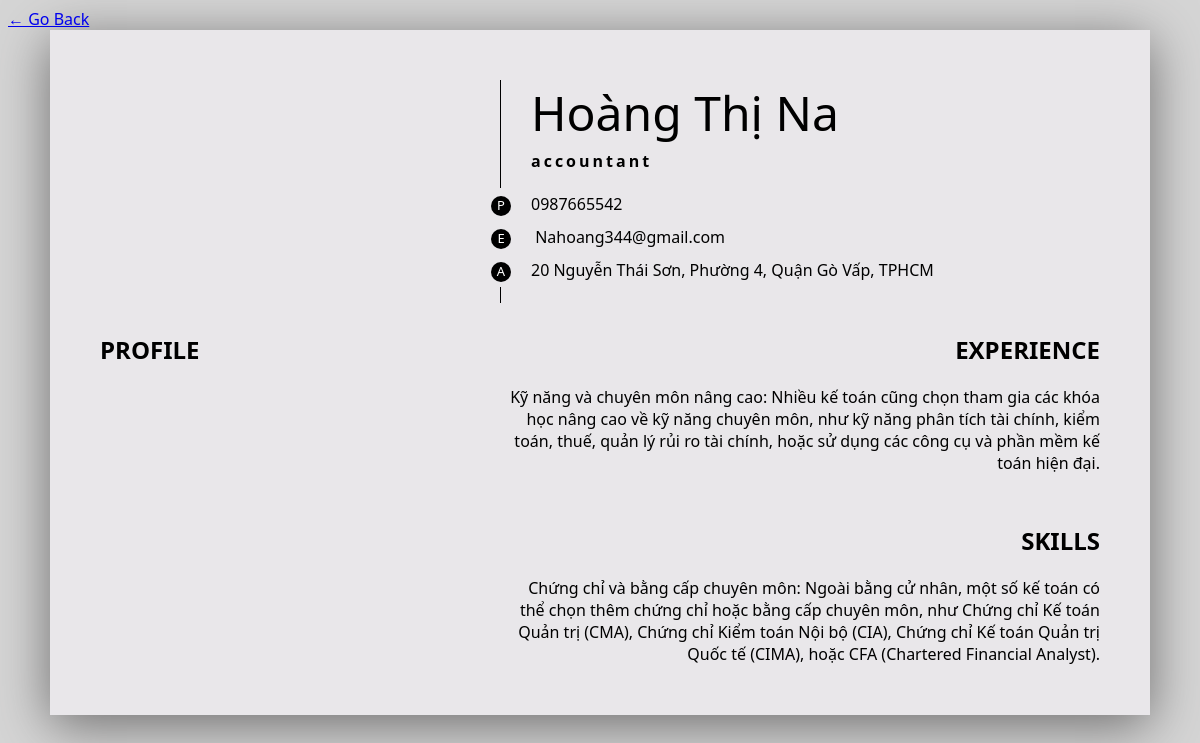
The page /14 on the database its author committed.
### todo/models.py (models this page shows)
class CV(models.Model):
    profile_image = models.ImageField(upload_to='profileimg', blank=True)
    name =models.CharField(max_length=100,blank=False, null=False)
    position= models.CharField(max_length=100,blank=False, null=False)
    phone = models.CharField(max_length =20, blank=False, null=False)
    email = models.EmailField(max_length = 255)
    linkedin_link = models.URLField(blank=True, null=True)
    locality =models.CharField(max_length =255, blank=True, null=True)
    education = models.TextField(max_length=255, blank=True, null=True)
    language = models.CharField(max_length=100, blank=True, null=True)
    profile = models.TextField(blank=True, null=True)
    experience = models.TextField(blank=True, null=True)
    profession_skills = models.TextField(blank=True, null=True)
    interests = models.TextField(blank=True, null=True)

### todo/views.py (the view)
# urls.py: path('<int:pk>', views.CandidateView.as_view(), name='candidate'),
class CandidateView(View):
    def get(self, request, pk):
        candidate = CV.objects.get(pk=pk)
        return render(request, 'cv2.html', {'candidate': candidate})

### todo/templates/cv2.html (shortened to what this page needs)
{% load static %}
<!DOCTYPE html>
<html lang="en">
<head>
    <link rel="stylesheet" href="{% static '\style2.css' %}">
    <link rel="stylesheet" href="https://cdnjs.cloudflare.com/ajax/libs/font-awesome/6.2.1/css/all.min.css">
</head>
<body>
    <div >
        <a href="{% url 'home' %}">&#8592; Go Back</a>
    </div>
    <div class="container">
        <div class="avatar">
        </div>
        <div class="name">
            <h1>{{candidate.name}}</h1>
            <div class="specialize">{{candidate.position}}</div>
            <ul class="contact">
                <li>
                    <span>P</span>{{candidate.phone}}
                </li>
                <li>
                    <span>E</span> {{candidate.email}}
                </li>
                <li>
                    <span>A</span>{{candidate.locality}}
                </li>
            </ul>
        </div>
        <div class="info">
            <h2>PROFILE</h2>
        </div>
        <div class="experience">
            <h2>EXPERIENCE</h2>
            <div class="item">
                {{candidate.experience}}
            </div>
            <h2 class="skills">
                SKILLS
            </h2>
            <ul>
                {{candidate.profession_skills}}
            </ul>
        </div>
        </div>
</body>
</html>

### todo/static/style2.css (style rules this page uses)
body { background-color: #D5D5D5; font-family: system-ui; }
.container { background-color: #E9E7EA; width: 1000px; max-width: 100%; margin: auto; padding: 50px; box-shadow: 0 10px 50px #6e6d6d; display: grid; grid-template-columns: 35% 60%; column-gap: 5%; row-gap: 30px; }
.avatar { display: flex; justify-content: end; align-items: center; }
.name { padding-left: 30px; border-left: 1px solid #000; }
.name h1 { font-weight: 300; font-size: xxx-large; margin: 0px 0 5px; }
.name .specialize { margin: 0; font-weight: bold; letter-spacing: 3px; }
.name .contact { padding: 0; list-style: none; }
.name .contact span { display: inline-block; background-color: #000; width: 20px; height: 20px; color: #fff; text-align: center; border-radius: 50%; font-size: small; margin-right: 20px; }
.name .contact li { padding: 5px 0; transform: translate(-40px); background-color: #E9E7EA; }
h2 { padding: 0; margin: 0 0 20px 0; }
.experience { text-align: right; }
.skills { margin-top: 50px; }
.experience ul { padding: 0; margin: 0; list-style: none; }

### rows shown on the page
CV: name "Hoàng Thị Na", position "accountant", phone "0987665542", email "Nahoang344@gmail.com", locality "20 Nguyễn Thái Sơn, Phường 4, Quận Gò Vấp, TPHCM", experience "Kỹ năng và chuyên môn nâng cao: Nhiều kế toán cũng chọn tham gia các khóa học nâng cao về kỹ năng chuyên môn, như kỹ năng phân tích tài chính, kiểm toán, thuế, quản lý rủi ro tài chính, hoặc sử dụng các công cụ và phần mềm kế toán hiện đại.", profession_skills "Chứng chỉ và bằng cấp chuyên môn: Ngoài bằng cử nhân, một số kế toán có thể chọn thêm chứng chỉ hoặc bằng cấp chuyên môn, như Chứng chỉ Kế toán Quản trị (CMA), Chứng chỉ Kiểm toán Nội bộ (CIA), Chứng chỉ Kế toán Quản trị Quốc tế (CIMA), hoặc CFA (Chartered Financial Analyst)."
